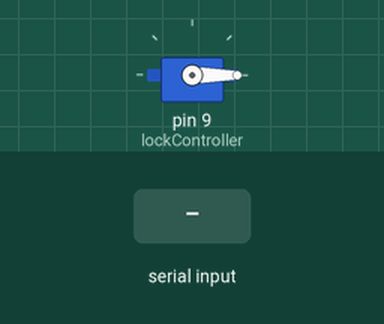
A sketch run on a simulated Arduino Uno, built with avr-gcc and run on an emulated ATmega328P. On the bench: servo. The inputs (shaded band) are chosen by the test bench.

Above: at 1.2 s.
1.3 s: "1" received over Serial
At 1.9 s:
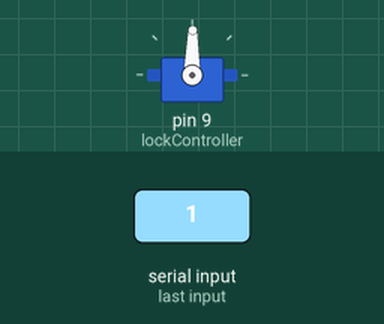
Timing chart, 0 to 17.8 s (numbered marks = the images above; inputs shaded):
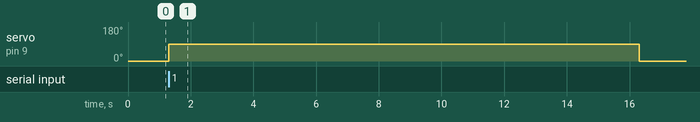

The sketch:

sketch_sep22a.ino
```cpp
#include <Servo.h>

Servo lockController;         // create servo object to control a servo

void setup()
{
  lockController.attach(9);  // attaches the servo on pin 9 to the servo object
  lockController.write(0);   // initially servo position in 0
  Serial.begin(9600);        // connect serial with baud rate 9600
}


void loop()
{
  if ((int)Serial.read() > 0){ // check if serial have some signal
    lockController.write(Serial.read() + 90); // write signal on servo
    delay(15000);  // wait for 15 secs after open lock
    lockController.write(0);  // again move servo to 0 position
  }
}
```

Measured:
- after the input at 1.3 s, servo on pin 9 (lockController): 0° → 89° at once, → 0° 15.0 s later
